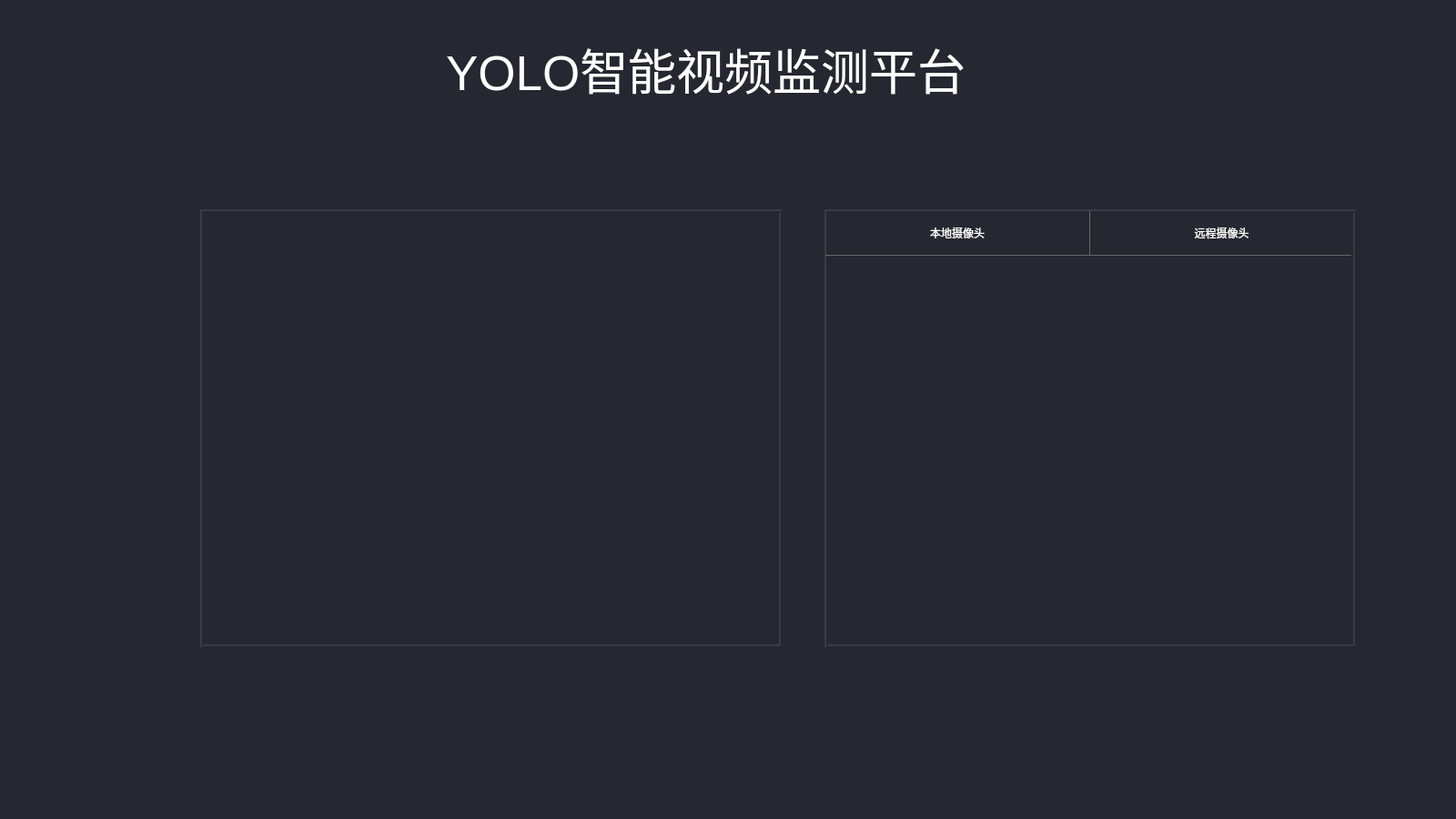
<?xml version="1.0" encoding="UTF-8"?>
<ui version="4.0">
 <class>Widget</class>
 <widget class="QWidget" name="Widget">
  <property name="geometry">
   <rect>
    <x>0</x>
    <y>0</y>
    <width>1600</width>
    <height>900</height>
   </rect>
  </property>
  <property name="minimumSize">
   <size>
    <width>1600</width>
    <height>900</height>
   </size>
  </property>
  <property name="windowTitle">
   <string>Widget</string>
  </property>
  <property name="styleSheet">
   <string notr="true">QWidget#Widget  {
 
	background-color: rgb(37, 40, 48);

}

QWidget#widget_input_select  {
 
		 border: 4px ridge rgb(37, 40, 48); 

}



QLabel#lb_title {
    color: #ffffff; 
}
QLabel#lb_img {
   
	  border: 4px ridge rgb(37, 40, 48); 
}

QPushButton {
    color: white;  /* 使用颜色名称 */
 	border:none;

	
}
QPushButton:hover {
    background-color: #2980b9;  /* 悬停时 - 深蓝色 */
}
QFrame#frame {
	 background-color:rgb(102,102,102);  /* 颜色 */
    max-height: 1px;            /* 高度1像素 */
    min-height: 1px;
    border: none;

}
QFrame#frame_2 {
	 background-color:rgb(102,102,102);  /* 颜色 */
    max-width: 1px;            /* 高度1像素 */
    min-width: 1px;
    border: none;
         

}</string>
  </property>
  <widget class="QLabel" name="lb_title">
   <property name="geometry">
    <rect>
     <x>490</x>
     <y>40</y>
     <width>721</width>
     <height>71</height>
    </rect>
   </property>
   <property name="font">
    <font>
     <pointsize>40</pointsize>
    </font>
   </property>
   <property name="styleSheet">
    <string notr="true"/>
   </property>
   <property name="text">
    <string>YOLO智能视频监测平台</string>
   </property>
  </widget>
  <widget class="QWidget" name="">
   <property name="geometry">
    <rect>
     <x>220</x>
     <y>230</y>
     <width>1271</width>
     <height>482</height>
    </rect>
   </property>
   <layout class="QHBoxLayout" name="horizontalLayout">
    <item>
     <widget class="QLabel" name="lb_img">
      <property name="minimumSize">
       <size>
        <width>640</width>
        <height>0</height>
       </size>
      </property>
      <property name="maximumSize">
       <size>
        <width>640</width>
        <height>16777215</height>
       </size>
      </property>
      <property name="styleSheet">
       <string notr="true"/>
      </property>
      <property name="text">
       <string/>
      </property>
     </widget>
    </item>
    <item>
     <spacer name="horizontalSpacer">
      <property name="orientation">
       <enum>Qt::Horizontal</enum>
      </property>
      <property name="sizeType">
       <enum>QSizePolicy::Fixed</enum>
      </property>
      <property name="sizeHint" stdset="0">
       <size>
        <width>40</width>
        <height>20</height>
       </size>
      </property>
     </spacer>
    </item>
    <item>
     <widget class="QWidget" name="widget_input_select" native="true">
      <property name="styleSheet">
       <string notr="true"/>
      </property>
      <widget class="QWidget" name="">
       <property name="geometry">
        <rect>
         <x>1</x>
         <y>2</y>
         <width>580</width>
         <height>471</height>
        </rect>
       </property>
       <layout class="QVBoxLayout" name="verticalLayout">
        <property name="spacing">
         <number>0</number>
        </property>
        <item>
         <layout class="QHBoxLayout" name="horizontalLayout_2">
          <item>
           <widget class="QPushButton" name="btn_local">
            <property name="minimumSize">
             <size>
              <width>0</width>
              <height>48</height>
             </size>
            </property>
            <property name="text">
             <string>本地摄像头</string>
            </property>
           </widget>
          </item>
          <item>
           <widget class="QFrame" name="frame_2">
            <property name="sizePolicy">
             <sizepolicy hsizetype="Fixed" vsizetype="Fixed">
              <horstretch>0</horstretch>
              <verstretch>0</verstretch>
             </sizepolicy>
            </property>
            <property name="minimumSize">
             <size>
              <width>1</width>
              <height>48</height>
             </size>
            </property>
            <property name="frameShape">
             <enum>QFrame::VLine</enum>
            </property>
            <property name="frameShadow">
             <enum>QFrame::Raised</enum>
            </property>
           </widget>
          </item>
          <item>
           <widget class="QPushButton" name="btn_remote">
            <property name="sizePolicy">
             <sizepolicy hsizetype="Minimum" vsizetype="Fixed">
              <horstretch>0</horstretch>
              <verstretch>0</verstretch>
             </sizepolicy>
            </property>
            <property name="minimumSize">
             <size>
              <width>0</width>
              <height>48</height>
             </size>
            </property>
            <property name="text">
             <string>远程摄像头</string>
            </property>
           </widget>
          </item>
         </layout>
        </item>
        <item>
         <widget class="QFrame" name="frame">
          <property name="sizePolicy">
           <sizepolicy hsizetype="Fixed" vsizetype="Fixed">
            <horstretch>0</horstretch>
            <verstretch>0</verstretch>
           </sizepolicy>
          </property>
          <property name="minimumSize">
           <size>
            <width>578</width>
            <height>1</height>
           </size>
          </property>
          <property name="frameShape">
           <enum>QFrame::HLine</enum>
          </property>
          <property name="frameShadow">
           <enum>QFrame::Sunken</enum>
          </property>
         </widget>
        </item>
        <item>
         <widget class="QStackedWidget" name="stackedWidget">
          <property name="currentIndex">
           <number>1</number>
          </property>
          <widget class="QWidget" name="page_local"/>
          <widget class="QWidget" name="page_remote"/>
         </widget>
        </item>
       </layout>
      </widget>
     </widget>
    </item>
   </layout>
  </widget>
 </widget>
 <resources/>
 <connections/>
</ui>
